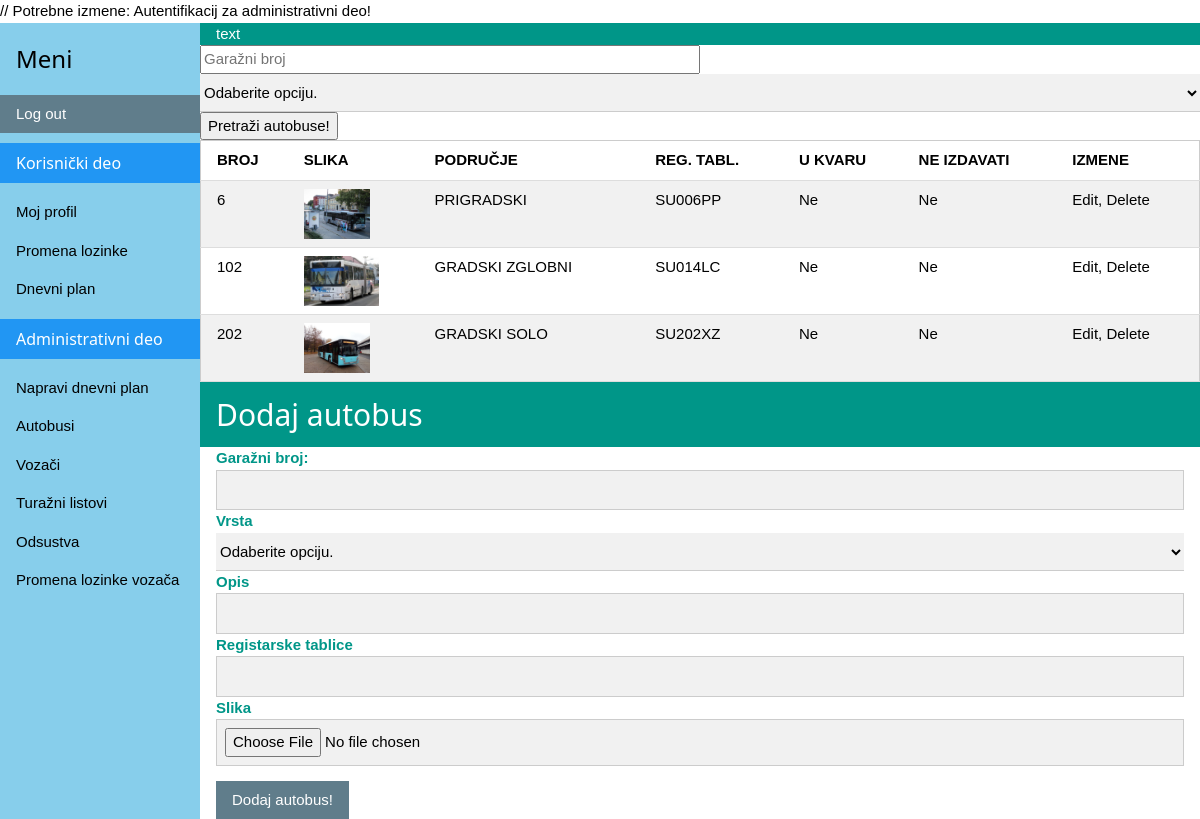
Screenshot of /listbuses.php with the database file from the repository.
### tables this page shows
CREATE TABLE IF NOT EXISTS `buses` (
  `ID_Bus` int(11) NOT NULL,
  `TypeBus` varchar(25) NOT NULL,
  `Description` varchar(200) DEFAULT NULL,
  `Plates` varchar(10) NOT NULL,
  `Broken` tinyint(1) NOT NULL,
  `Reserved` tinyint(1) NOT NULL,
  `Photo_Link_Bus` varchar(100) DEFAULT NULL,
  UNIQUE KEY `ID_Bus` (`ID_Bus`)
);

### listbuses.php (the view, shortened to what this page needs)
<?php
include_once ('db_config.php'); ?>
<html>
<head>
    <link rel="stylesheet" href="w3css.css">
</head>
<body>
<?php include 'sidebar.php';?>
<div style="margin-left:200px">
    <div class="w3-container w3-teal">text</div>
    <form name="registration" action="" method="post">
        <input type="text" name="SRNUM" placeholder="Garažni broj" style="width:500px;" />
        <select class="w3-select w3-light-gray" name="optiona">
            <option value="" disabled selected>Odaberite opciju.</option>
        </select>
        <input type="submit" name="submit" value="Pretraži autobuse!" />
    </form>
    <table class="w3-table-all">
        <tr>
            <th>BROJ</th>
            <th>SLIKA</th>
            <th>PODRUČJE</th>
            <th>REG. TABL.</th>
            <th>U KVARU</th>
            <th>NE IZDAVATI</th>
            <th>IZMENE</th>
        </tr>
        <?php
        if (isset($_REQUEST['SRNUM'])) {
            $gbrsearch=@$_REQUEST['SRNUM'];
            $sql = "SELECT * FROM buses WHERE ID_Bus=$gbrsearch";
            $result = mysqli_query($connection, $sql) or die(mysqli_error($connection));
            if (mysqli_num_rows($result) > 0) {
                while ($record = mysqli_fetch_array($result, MYSQLI_ASSOC)) {
                    if ($record['Broken'] == 1) $broken = 'Da'; else $broken = 'Ne';
                    if ($record['Reserved'] == 1) $res = 'Da'; else $res = 'Ne';
                    echo '<tr><td>' . $record['ID_Bus'] . '</td><td><img src="' . $record['Photo_Link_Bus'] . '" style="height:50px"></td>
            <td>' . $record['TypeBus'] . '</td><td>' . $record['Plates'] . '</td><td>' . $broken . '</td><td>' . $res . '</td>
            <td>Edit, Delete</td></tr>';
                }
            }
        }else {
            $sql = "SELECT * FROM buses";
            $result = mysqli_query($connection, $sql) or die(mysqli_error($connection));
            if (mysqli_num_rows($result) > 0) {
                while ($record = mysqli_fetch_array($result, MYSQLI_ASSOC)) {
                    if ($record['Broken'] == 1) $broken = 'Da'; else $broken = 'Ne';
                    if ($record['Reserved'] == 1) $res = 'Da'; else $res = 'Ne';
                    echo '<tr><td>' . $record['ID_Bus'] . '</td><td><img src="' . $record['Photo_Link_Bus'] . '" style="height:50px"></td>
            <td>' . $record['TypeBus'] . '</td><td>' . $record['Plates'] . '</td><td>' . $broken . '</td><td>' . $res . '</td>
            <td>Edit, Delete</td></tr>';
                }
            }
        }?>
    </table>
    <div class="w3-container w3-teal">
        <h2>Dodaj autobus</h2>
    </div>
    <form class="w3-container">
        <label class="w3-text-teal"><b>Garažni broj:</b></label>
        <input class="w3-input w3-border w3-light-grey" type="text">
        <label class="w3-text-teal"><b>Vrsta</b></label>
        <select class="w3-select w3-light-gray" name="option">
            <option value="" disabled selected>Odaberite opciju.</option>
        </select>
        <label class="w3-text-teal"><b>Opis</b></label>
        <input class="w3-input w3-border w3-light-grey" type="text">
        <label class="w3-text-teal"><b>Registarske tablice</b></label>
        <input class="w3-input w3-border w3-light-grey" type="text">
        <label class="w3-text-teal"><b>Slika</b></label>
        <input class="w3-input w3-border w3-light-grey" type="file">
        <button class="w3-btn w3-blue-grey">Dodaj autobus!</button>
    </form>
</div>
</body>
</html>

### w3css.css (style rules this page uses)
html { box-sizing:border-box }
*,*:before,*:after { box-sizing:inherit }
html { -ms-text-size-adjust:100%;-webkit-text-size-adjust:100% }
body { margin:0 }
img { border-style:none }
button,input,select,textarea { font:inherit;margin:0 }
button,input { overflow:visible }
button,select { text-transform:none }
button,html [type=button],[type=reset],[type=submit] { -webkit-appearance:button }
html,body { font-family:Verdana,sans-serif;font-size:15px;line-height:1.5 }
html { overflow-x:hidden }
h2 { font-size:30px }
h1,h2,h3,h4,h5,h6 { font-family:"Segoe UI",Arial,sans-serif;font-weight:400;margin:10px 0 }
img { vertical-align:middle }
.w3-table,.w3-table-all { border-collapse:collapse;border-spacing:0;width:100%;display:table }
.w3-table-all { border:1px solid #ccc }
.w3-bordered tr,.w3-table-all tr { border-bottom:1px solid #ddd }
.w3-table-all tr:nth-child(odd) { background-color:#fff }
.w3-table-all tr:nth-child(even) { background-color:#f1f1f1 }
.w3-table td,.w3-table th,.w3-table-all td,.w3-table-all th { padding:8px 8px;display:table-cell;text-align:left;vertical-align:top }
.w3-table th:first-child,.w3-table td:first-child,.w3-table-all th:first-child,.w3-table-all td:first-child { padding-left:16px }
.w3-btn,.w3-button { border:none;display:inline-block;padding:8px 16px;vertical-align:middle;overflow:hidden;text-decoration:none;color:inherit;background-color:inherit;text-align:center;cursor:pointer;white-space:nowrap }
.w3-btn,.w3-button { -webkit-touch-callout:none;-webkit-user-select:none;-khtml-user-select:none;-moz-user-select:none;-ms-user-select:none;user-select:none }
.w3-input { padding:8px;display:block;border:none;border-bottom:1px solid #ccc;width:100% }
.w3-select { padding:9px 0;width:100%;border:none;border-bottom:1px solid #ccc }
.w3-container:after,.w3-container:before,.w3-panel:after,.w3-panel:before,.w3-row:after,.w3-row:before,.w3-row-padding:after,.w3-row-padding:before, .w3-cell-row:before,.w3-cell-row:after,.w3-clear:after,.w3-clear:before,.w3-bar:before,.w3-bar:after { content:"";display:table;clear:both }
.w3-container,.w3-panel { padding:0.01em 16px }
.w3-border { border:1px solid #ccc!important }
.w3-blue-grey,.w3-hover-blue-grey:hover,.w3-blue-gray,.w3-hover-blue-gray:hover { color:#fff!important;background-color:#607d8b!important }
.w3-teal,.w3-hover-teal:hover { color:#fff!important;background-color:#009688!important }
.w3-light-grey,.w3-hover-light-grey:hover,.w3-light-gray,.w3-hover-light-gray:hover { color:#000!important;background-color:#f1f1f1!important }
.w3-text-teal,.w3-hover-text-teal:hover { color:#009688!important }

### rows the page displays
buses: ID_Bus "6", Photo_Link_Bus (picture), TypeBus "PRIGRADSKI", Plates "SU006PP", Broken "Ne", Reserved "Ne"
buses: ID_Bus "102", Photo_Link_Bus (picture), TypeBus "GRADSKI ZGLOBNI", Plates "SU014LC", Broken "Ne", Reserved "Ne"
buses: ID_Bus "202", Photo_Link_Bus (picture), TypeBus "GRADSKI SOLO", Plates "SU202XZ", Broken "Ne", Reserved "Ne"
